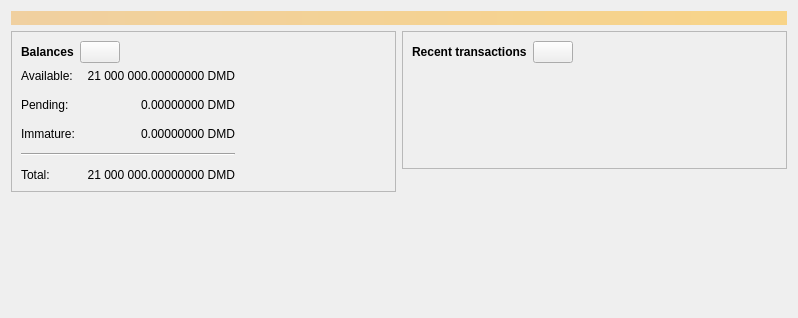
<?xml version="1.0" encoding="UTF-8"?>
<ui version="4.0">
 <class>OverviewPage</class>
 <widget class="QWidget" name="OverviewPage">
  <property name="geometry">
   <rect>
    <x>0</x>
    <y>0</y>
    <width>798</width>
    <height>318</height>
   </rect>
  </property>
  <property name="windowTitle">
   <string>Form</string>
  </property>
  <layout class="QVBoxLayout" name="topLayout">
   <item>
    <widget class="QLabel" name="labelAlerts">
     <property name="visible">
      <bool>false</bool>
     </property>
     <property name="styleSheet">
      <string notr="true">QLabel { background-color: qlineargradient(x1: 0, y1: 0, x2: 1, y2: 0, stop:0 #F0D0A0, stop:1 #F8D488); color:#000000; }</string>
     </property>
     <property name="wordWrap">
      <bool>true</bool>
     </property>
     <property name="margin">
      <number>3</number>
     </property>
     <property name="textInteractionFlags">
      <set>Qt::TextSelectableByMouse</set>
     </property>
    </widget>
   </item>
   <item>
    <layout class="QHBoxLayout" name="horizontalLayout" stretch="1,1">
     <item>
      <layout class="QVBoxLayout" name="verticalLayout_2">
       <item>
        <widget class="QFrame" name="frame">
         <property name="frameShape">
          <enum>QFrame::StyledPanel</enum>
         </property>
         <property name="frameShadow">
          <enum>QFrame::Raised</enum>
         </property>
         <layout class="QVBoxLayout" name="verticalLayout_4">
          <item>
           <layout class="QHBoxLayout" name="horizontalLayout_4">
            <item>
             <widget class="QLabel" name="label_5">
              <property name="font">
               <font>
                <weight>75</weight>
                <bold>true</bold>
               </font>
              </property>
              <property name="text">
               <string>Balances</string>
              </property>
             </widget>
            </item>
            <item>
             <widget class="QPushButton" name="labelWalletStatus">
              <property name="enabled">
               <bool>true</bool>
              </property>
              <property name="maximumSize">
               <size>
                <width>45</width>
                <height>16777215</height>
               </size>
              </property>
              <property name="toolTip">
               <string>The displayed information may be out of date. Your wallet automatically synchronizes with the DebitMyData network after a connection is established, but this process has not completed yet.</string>
              </property>
              <property name="text">
               <string/>
              </property>
              <property name="icon">
               <iconset resource="../debitmydata.qrc">
                <normaloff>:/icons/warning</normaloff>
                <disabledoff>:/icons/warning</disabledoff>:/icons/warning</iconset>
              </property>
              <property name="iconSize">
               <size>
                <width>24</width>
                <height>24</height>
               </size>
              </property>
             </widget>
            </item>
            <item>
             <spacer name="horizontalSpacer_3">
              <property name="orientation">
               <enum>Qt::Horizontal</enum>
              </property>
              <property name="sizeHint" stdset="0">
               <size>
                <width>40</width>
                <height>20</height>
               </size>
              </property>
             </spacer>
            </item>
           </layout>
          </item>
          <item>
           <layout class="QGridLayout" name="gridLayout">
            <property name="spacing">
             <number>12</number>
            </property>
            <item row="1" column="1">
             <widget class="QLabel" name="labelUnconfirmed">
              <property name="cursor">
               <cursorShape>IBeamCursor</cursorShape>
              </property>
              <property name="toolTip">
               <string>Total of transactions that have yet to be confirmed, and do not yet count toward the spendable balance</string>
              </property>
              <property name="text">
               <string notr="true">0.00000000 DMD</string>
              </property>
              <property name="alignment">
               <set>Qt::AlignRight|Qt::AlignTrailing|Qt::AlignVCenter</set>
              </property>
              <property name="textInteractionFlags">
               <set>Qt::LinksAccessibleByMouse|Qt::TextSelectableByKeyboard|Qt::TextSelectableByMouse</set>
              </property>
             </widget>
            </item>
            <item row="3" column="0" colspan="2">
             <widget class="Line" name="line">
              <property name="orientation">
               <enum>Qt::Horizontal</enum>
              </property>
             </widget>
            </item>
            <item row="4" column="0">
             <widget class="QLabel" name="labelTotalText">
              <property name="text">
               <string>Total:</string>
              </property>
             </widget>
            </item>
            <item row="2" column="1">
             <widget class="QLabel" name="labelImmature">
              <property name="cursor">
               <cursorShape>IBeamCursor</cursorShape>
              </property>
              <property name="toolTip">
               <string>Mined balance that has not yet matured</string>
              </property>
              <property name="text">
               <string notr="true">0.00000000 DMD</string>
              </property>
              <property name="alignment">
               <set>Qt::AlignRight|Qt::AlignTrailing|Qt::AlignVCenter</set>
              </property>
              <property name="textInteractionFlags">
               <set>Qt::LinksAccessibleByMouse|Qt::TextSelectableByKeyboard|Qt::TextSelectableByMouse</set>
              </property>
             </widget>
            </item>
            <item row="1" column="2">
             <spacer name="horizontalSpacer_2">
              <property name="orientation">
               <enum>Qt::Horizontal</enum>
              </property>
              <property name="sizeHint" stdset="0">
               <size>
                <width>40</width>
                <height>20</height>
               </size>
              </property>
             </spacer>
            </item>
            <item row="2" column="0">
             <widget class="QLabel" name="labelImmatureText">
              <property name="text">
               <string>Immature:</string>
              </property>
             </widget>
            </item>
            <item row="4" column="1">
             <widget class="QLabel" name="labelTotal">
              <property name="cursor">
               <cursorShape>IBeamCursor</cursorShape>
              </property>
              <property name="toolTip">
               <string>Your current total balance</string>
              </property>
              <property name="text">
               <string notr="true">21 000 000.00000000 DMD</string>
              </property>
              <property name="alignment">
               <set>Qt::AlignRight|Qt::AlignTrailing|Qt::AlignVCenter</set>
              </property>
              <property name="textInteractionFlags">
               <set>Qt::LinksAccessibleByMouse|Qt::TextSelectableByKeyboard|Qt::TextSelectableByMouse</set>
              </property>
             </widget>
            </item>
            <item row="0" column="0">
             <widget class="QLabel" name="labelBalanceText">
              <property name="text">
               <string>Available:</string>
              </property>
             </widget>
            </item>
            <item row="0" column="1">
             <widget class="QLabel" name="labelBalance">
              <property name="cursor">
               <cursorShape>IBeamCursor</cursorShape>
              </property>
              <property name="toolTip">
               <string>Your current spendable balance</string>
              </property>
              <property name="text">
               <string notr="true">21 000 000.00000000 DMD</string>
              </property>
              <property name="alignment">
               <set>Qt::AlignRight|Qt::AlignTrailing|Qt::AlignVCenter</set>
              </property>
              <property name="textInteractionFlags">
               <set>Qt::LinksAccessibleByMouse|Qt::TextSelectableByKeyboard|Qt::TextSelectableByMouse</set>
              </property>
             </widget>
            </item>
            <item row="1" column="0">
             <widget class="QLabel" name="labelPendingText">
              <property name="text">
               <string>Pending:</string>
              </property>
             </widget>
            </item>
           </layout>
          </item>
         </layout>
        </widget>
       </item>
       <item>
        <spacer name="verticalSpacer">
         <property name="orientation">
          <enum>Qt::Vertical</enum>
         </property>
         <property name="sizeHint" stdset="0">
          <size>
           <width>20</width>
           <height>40</height>
          </size>
         </property>
        </spacer>
       </item>
      </layout>
     </item>
     <item>
      <layout class="QVBoxLayout" name="verticalLayout_3">
       <item>
        <widget class="QFrame" name="frame_2">
         <property name="frameShape">
          <enum>QFrame::StyledPanel</enum>
         </property>
         <property name="frameShadow">
          <enum>QFrame::Raised</enum>
         </property>
         <layout class="QVBoxLayout" name="verticalLayout">
          <item>
           <layout class="QHBoxLayout" name="horizontalLayout_2">
            <item>
             <widget class="QLabel" name="label_4">
              <property name="font">
               <font>
                <weight>75</weight>
                <bold>true</bold>
               </font>
              </property>
              <property name="text">
               <string>Recent transactions</string>
              </property>
             </widget>
            </item>
            <item>
             <widget class="QPushButton" name="labelTransactionsStatus">
              <property name="enabled">
               <bool>true</bool>
              </property>
              <property name="maximumSize">
               <size>
                <width>45</width>
                <height>16777215</height>
               </size>
              </property>
              <property name="toolTip">
               <string>The displayed information may be out of date. Your wallet automatically synchronizes with the DebitMyData network after a connection is established, but this process has not completed yet.</string>
              </property>
              <property name="text">
               <string/>
              </property>
              <property name="icon">
               <iconset resource="../debitmydata.qrc">
                <normaloff>:/icons/warning</normaloff>
                <disabledoff>:/icons/warning</disabledoff>:/icons/warning</iconset>
              </property>
              <property name="iconSize">
               <size>
                <width>24</width>
                <height>24</height>
               </size>
              </property>
             </widget>
            </item>
            <item>
             <spacer name="horizontalSpacer">
              <property name="orientation">
               <enum>Qt::Horizontal</enum>
              </property>
              <property name="sizeHint" stdset="0">
               <size>
                <width>40</width>
                <height>20</height>
               </size>
              </property>
             </spacer>
            </item>
           </layout>
          </item>
          <item>
           <widget class="TransactionOverviewWidget" name="listTransactions">
            <property name="styleSheet">
             <string notr="true">QListView { background: transparent; }</string>
            </property>
            <property name="frameShape">
             <enum>QFrame::NoFrame</enum>
            </property>
            <property name="verticalScrollBarPolicy">
             <enum>Qt::ScrollBarAlwaysOff</enum>
            </property>
            <property name="horizontalScrollBarPolicy">
             <enum>Qt::ScrollBarAlwaysOff</enum>
            </property>
            <property name="sizeAdjustPolicy">
             <enum>QAbstractScrollArea::AdjustToContents</enum>
            </property>
            <property name="selectionMode">
             <enum>QAbstractItemView::NoSelection</enum>
            </property>
            <property name="uniformItemSizes">
             <bool>true</bool>
            </property>
           </widget>
          </item>
         </layout>
        </widget>
       </item>
       <item>
        <spacer name="verticalSpacer_2">
         <property name="orientation">
          <enum>Qt::Vertical</enum>
         </property>
         <property name="sizeHint" stdset="0">
          <size>
           <width>20</width>
           <height>40</height>
          </size>
         </property>
        </spacer>
       </item>
      </layout>
     </item>
    </layout>
   </item>
  </layout>
 </widget>
 <customwidgets>
  <customwidget>
   <class>TransactionOverviewWidget</class>
   <extends>QListView</extends>
   <header>qt/transactionoverviewwidget.h</header>
  </customwidget>
 </customwidgets>
 <resources/>
 <connections/>
</ui>
